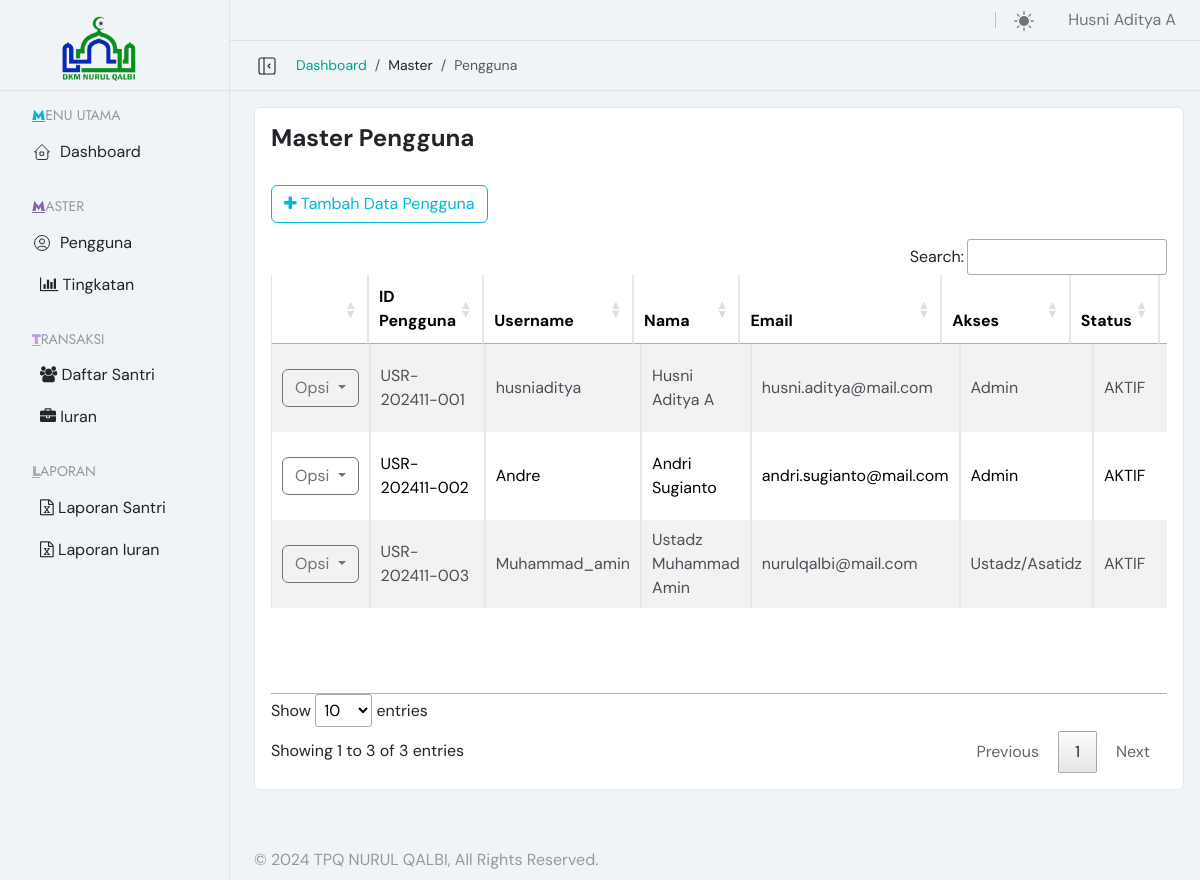
Page /pengguna.php (signed in) on the committed database.
### tables this page shows
CREATE TABLE IF NOT EXISTS `m_user` (
  `ID_USER` varchar(50) NOT NULL,
  `USERNAME` varchar(50) DEFAULT NULL,
  `USER_PASSWORD` varchar(200) DEFAULT NULL,
  `NAMA` varchar(50) DEFAULT NULL,
  `EMAIL` text DEFAULT NULL,
  `AKSES` varchar(50) DEFAULT NULL,
  `STATUS` varchar(50) DEFAULT '1',
  `INPUT_OLEH` varchar(50) DEFAULT NULL,
  `INPUT_TANGGAL` datetime DEFAULT NULL,
  PRIMARY KEY (`ID_USER`),
  UNIQUE KEY `USERNAME` (`USERNAME`),
  KEY `EMAIL` (`EMAIL`(768))
);

### backend/master/user/t_user.php (called while the page is built, shortened)
<?php
$query = "SELECT *,CASE WHEN STATUS = 1 THEN 'AKTIF' ELSE 'TIDAK AKTIF' END STATUS FROM m_user";
$getUser =  GetQuery2($query, []);
$rowUser = $getUser->fetchAll(PDO::FETCH_ASSOC);
?>

### connection/conn.php (called while the page is built, shortened)
<?php
$host = "localhost";
$database = "tpq";
$username = "andre";
$password = "andre2024";
try {
    $db1 = new PDO("mysql:host=$host;dbname=$database", $username, $password);
    $db1->setAttribute(PDO::ATTR_ERRMODE, PDO::ERRMODE_EXCEPTION);
    function GetQuery2($query, $params = [])
    {
        global $db1;
        $result = $db1->prepare($query);
        $result->execute($params);
        return $result;
    }
} catch (PDOException $e) {
    die("Database connection failed: " . $e->getMessage());
}
?>

### content/master/user/c_user.php (the view, shortened to what this page needs)
<div class="card mb-4">
    <div class="card-header py-3 bg-transparent border-bottom-0">
        <h4 class="card-title mb-0"><strong>Master Pengguna</strong></h4>
    </div>
    <div class="card-body">
        <div class="d-flex justify-content-between align-items-center mb-3">
            <a data-toggle="modal" title="Add this item" class="btn btn-outline-primary" href="pengguna_add.php?method=add"><i class="fa fa-plus"></i> Tambah Data Pengguna</a>
        </div>
        <div class="table-responsive">
            <table class="table table-striped table-bordered" id="pengguna-table">
                <thead>
                    <tr>
                        <th></th>
                        <th>ID Pengguna</th>
                        <th>Username</th>
                        <th>Nama</th>
                        <th>Email</th>
                        <th>Akses</th>
                        <th>Status</th>
                        <th>Input Oleh</th>
                    </tr>
                </thead>
                <tbody>
                    <?php
                    foreach ($rowUser as $dataUser) {
                        extract($dataUser);
                        ?>
                        <tr>
                            <td align="center">
                                <form id="<?= uniqid(); ?>" method="post" class="form">
                                <button class="btn btn-outline-secondary dropdown-toggle" type="button"  data-bs-toggle="dropdown" aria-expanded="false">
									Opsi
								</button>
                                </form>
                            </td>
                            <td><?= $ID_USER; ?></td>
                            <td><?= $USERNAME; ?></td>
                            <td><?= $NAMA; ?></td>
                            <td><?= $EMAIL; ?></td>
                            <td><?= $AKSES; ?></td>
                            <td><?= $STATUS; ?></td>
                        </tr>
                        <?php
                    }
                    ?>
                </tbody>
            </table>
        </div>
    </div>
</div>

### assets/css/tablestyle.css (style rules this page uses)
table.dataTable { width: 100% !important; }

### rows in the picture
m_user: ID_USER "USR-202411-001", USERNAME "husniaditya", NAMA "Husni Aditya A", EMAIL "husni.aditya@mail.com", AKSES "Admin", STATUS "AKTIF"
m_user: ID_USER "USR-202411-002", USERNAME "Andre", NAMA "Andri Sugianto", EMAIL "andri.sugianto@mail.com", AKSES "Admin", STATUS "AKTIF"
m_user: ID_USER "USR-202411-003", USERNAME "Muhammad_amin", NAMA "Ustadz Muhammad Amin", EMAIL "nurulqalbi@mail.com", AKSES "Ustadz/Asatidz", STATUS "AKTIF"

### other values in the picture
$_SESSION["LOGINNAMA"] "Husni Aditya A"
